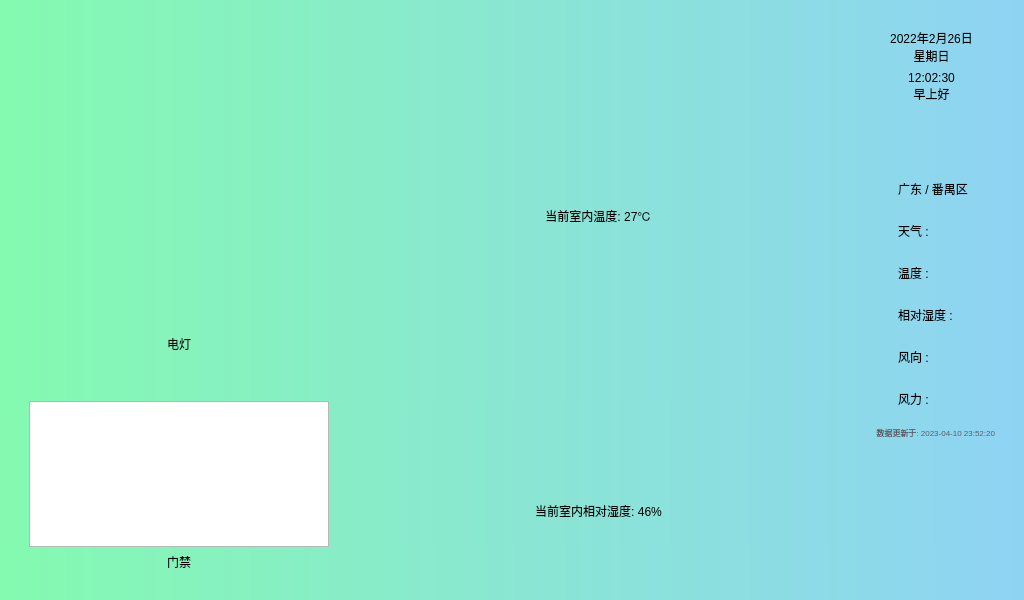
<?xml version="1.0" encoding="UTF-8"?>
<ui version="4.0">
 <class>Widget</class>
 <widget class="QWidget" name="Widget">
  <property name="geometry">
   <rect>
    <x>0</x>
    <y>0</y>
    <width>1024</width>
    <height>600</height>
   </rect>
  </property>
  <property name="windowTitle">
   <string>Widget</string>
  </property>
  <property name="styleSheet">
   <string notr="true">#Widget{
background-color: qlineargradient(spread:pad, x1:0, y1:0, x2:1, y2:0, stop:0 rgba(132, 250, 176, 255), stop:1 rgba(143, 211, 244, 255));
}</string>
  </property>
  <layout class="QHBoxLayout" name="horizontalLayout" stretch="1,3,1">
   <item>
    <widget class="QWidget" name="widget_6" native="true">
     <layout class="QVBoxLayout" name="verticalLayout_7" stretch="1,1">
      <property name="spacing">
       <number>30</number>
      </property>
      <item>
       <widget class="QWidget" name="widget_LED" native="true">
        <layout class="QVBoxLayout" name="verticalLayout_8" stretch="1,0">
         <item>
          <widget class="QPushButton" name="button_light">
           <property name="minimumSize">
            <size>
             <width>300</width>
             <height>300</height>
            </size>
           </property>
           <property name="styleSheet">
            <string notr="true">image: url(:/imgs/imgs/lights_off.svg);
border:none;</string>
           </property>
           <property name="text">
            <string/>
           </property>
          </widget>
         </item>
         <item>
          <widget class="QLabel" name="label_9">
           <property name="text">
            <string>电灯</string>
           </property>
           <property name="alignment">
            <set>Qt::AlignCenter</set>
           </property>
          </widget>
         </item>
        </layout>
       </widget>
      </item>
      <item>
       <widget class="QWidget" name="widget_RFID" native="true">
        <layout class="QVBoxLayout" name="verticalLayout_9" stretch="1,0">
         <item>
          <widget class="QListWidget" name="list_rfid"/>
         </item>
         <item>
          <widget class="QLabel" name="label_11">
           <property name="text">
            <string>门禁</string>
           </property>
           <property name="alignment">
            <set>Qt::AlignCenter</set>
           </property>
          </widget>
         </item>
        </layout>
       </widget>
      </item>
     </layout>
    </widget>
   </item>
   <item>
    <widget class="QWidget" name="widget_TEMHUM" native="true">
     <layout class="QVBoxLayout" name="verticalLayout_4" stretch="0,0">
      <property name="spacing">
       <number>30</number>
      </property>
      <item>
       <widget class="QWidget" name="widget_tmp" native="true">
        <layout class="QVBoxLayout" name="verticalLayout_5">
         <item>
          <widget class="QChartView" name="widget_chartsTmp" native="true">
           <property name="styleSheet">
            <string notr="true">background-color: rgba(0, 0, 0, 0);</string>
           </property>
          </widget>
         </item>
         <item>
          <widget class="QLabel" name="label_currentTmp">
           <property name="text">
            <string>当前室内温度: 27℃</string>
           </property>
           <property name="alignment">
            <set>Qt::AlignCenter</set>
           </property>
          </widget>
         </item>
        </layout>
       </widget>
      </item>
      <item>
       <widget class="QWidget" name="widget_hum" native="true">
        <layout class="QVBoxLayout" name="verticalLayout_6">
         <item>
          <widget class="QChartView" name="widget_chartsHmp" native="true">
           <property name="styleSheet">
            <string notr="true">background-color: rgba(0, 0, 0, 0);</string>
           </property>
          </widget>
         </item>
         <item>
          <widget class="QLabel" name="label_currentHum">
           <property name="text">
            <string>当前室内相对湿度: 46%</string>
           </property>
           <property name="alignment">
            <set>Qt::AlignCenter</set>
           </property>
          </widget>
         </item>
        </layout>
       </widget>
      </item>
     </layout>
    </widget>
   </item>
   <item>
    <widget class="QWidget" name="widget" native="true">
     <property name="styleSheet">
      <string notr="true">color: rgb(0, 0, 0);</string>
     </property>
     <layout class="QVBoxLayout" name="verticalLayout" stretch="1,3,1">
      <property name="spacing">
       <number>30</number>
      </property>
      <item>
       <widget class="QWidget" name="widget_time" native="true">
        <property name="styleSheet">
         <string notr="true"/>
        </property>
        <layout class="QVBoxLayout" name="verticalLayout_3" stretch="1,1,0">
         <item>
          <widget class="QLabel" name="label_date">
           <property name="text">
            <string>2022年2月26日
星期日</string>
           </property>
           <property name="alignment">
            <set>Qt::AlignBottom|Qt::AlignHCenter</set>
           </property>
          </widget>
         </item>
         <item>
          <widget class="QLabel" name="label_greetings">
           <property name="styleSheet">
            <string notr="true"/>
           </property>
           <property name="text">
            <string>12:02:30
早上好</string>
           </property>
           <property name="alignment">
            <set>Qt::AlignHCenter|Qt::AlignTop</set>
           </property>
          </widget>
         </item>
         <item>
          <widget class="QLabel" name="label_iconMqtt">
           <property name="enabled">
            <bool>true</bool>
           </property>
           <property name="sizePolicy">
            <sizepolicy hsizetype="Minimum" vsizetype="Minimum">
             <horstretch>0</horstretch>
             <verstretch>0</verstretch>
            </sizepolicy>
           </property>
           <property name="styleSheet">
            <string notr="true">image: url(:/imgs/imgs/logo.png);</string>
           </property>
           <property name="text">
            <string/>
           </property>
           <property name="alignment">
            <set>Qt::AlignRight|Qt::AlignTrailing|Qt::AlignVCenter</set>
           </property>
          </widget>
         </item>
        </layout>
       </widget>
      </item>
      <item>
       <widget class="QWidget" name="widget_weather" native="true">
        <property name="styleSheet">
         <string notr="true"/>
        </property>
        <layout class="QVBoxLayout" name="verticalLayout_2" stretch="0,0,0,0,0,0,0,0">
         <property name="leftMargin">
          <number>9</number>
         </property>
         <item>
          <widget class="QWidget" name="widget_2" native="true">
           <layout class="QHBoxLayout" name="horizontalLayout_2" stretch="0,1">
            <item>
             <widget class="QLabel" name="icon_local">
              <property name="minimumSize">
               <size>
                <width>15</width>
                <height>15</height>
               </size>
              </property>
              <property name="maximumSize">
               <size>
                <width>15</width>
                <height>30</height>
               </size>
              </property>
              <property name="styleSheet">
               <string notr="true">image: url(:/imgs/imgs/local.svg);</string>
              </property>
              <property name="text">
               <string/>
              </property>
             </widget>
            </item>
            <item>
             <widget class="QLabel" name="label_city">
              <property name="text">
               <string>广东 / 番禺区</string>
              </property>
              <property name="alignment">
               <set>Qt::AlignLeading|Qt::AlignLeft|Qt::AlignVCenter</set>
              </property>
             </widget>
            </item>
           </layout>
          </widget>
         </item>
         <item>
          <widget class="QWidget" name="widget_3" native="true">
           <layout class="QHBoxLayout" name="horizontalLayout_3" stretch="0,1">
            <item>
             <widget class="QLabel" name="icon_weather">
              <property name="minimumSize">
               <size>
                <width>15</width>
                <height>15</height>
               </size>
              </property>
              <property name="maximumSize">
               <size>
                <width>15</width>
                <height>30</height>
               </size>
              </property>
              <property name="styleSheet">
               <string notr="true">image: url(:/weatherIcon/imgs/weatherIcon/unknown.svg);</string>
              </property>
              <property name="text">
               <string/>
              </property>
             </widget>
            </item>
            <item>
             <widget class="QLabel" name="label_weather">
              <property name="text">
               <string>天气 : </string>
              </property>
              <property name="alignment">
               <set>Qt::AlignLeading|Qt::AlignLeft|Qt::AlignVCenter</set>
              </property>
             </widget>
            </item>
           </layout>
          </widget>
         </item>
         <item>
          <widget class="QWidget" name="widget_4" native="true">
           <layout class="QHBoxLayout" name="horizontalLayout_4" stretch="0,1">
            <item>
             <widget class="QLabel" name="icon_tem">
              <property name="minimumSize">
               <size>
                <width>15</width>
                <height>15</height>
               </size>
              </property>
              <property name="maximumSize">
               <size>
                <width>15</width>
                <height>30</height>
               </size>
              </property>
              <property name="styleSheet">
               <string notr="true">image: url(:/imgs/imgs/tmp_blue.svg);</string>
              </property>
              <property name="text">
               <string/>
              </property>
             </widget>
            </item>
            <item>
             <widget class="QLabel" name="label_temperature">
              <property name="text">
               <string>温度 : </string>
              </property>
              <property name="alignment">
               <set>Qt::AlignLeading|Qt::AlignLeft|Qt::AlignVCenter</set>
              </property>
             </widget>
            </item>
           </layout>
          </widget>
         </item>
         <item>
          <widget class="QWidget" name="widget_5" native="true">
           <layout class="QHBoxLayout" name="horizontalLayout_5" stretch="0,1">
            <item>
             <widget class="QLabel" name="icon_hum">
              <property name="minimumSize">
               <size>
                <width>15</width>
                <height>15</height>
               </size>
              </property>
              <property name="maximumSize">
               <size>
                <width>15</width>
                <height>30</height>
               </size>
              </property>
              <property name="styleSheet">
               <string notr="true">image: url(:/imgs/imgs/hum_blue.svg);</string>
              </property>
              <property name="text">
               <string/>
              </property>
             </widget>
            </item>
            <item>
             <widget class="QLabel" name="label_humidity">
              <property name="text">
               <string>相对湿度 : </string>
              </property>
              <property name="alignment">
               <set>Qt::AlignLeading|Qt::AlignLeft|Qt::AlignVCenter</set>
              </property>
             </widget>
            </item>
           </layout>
          </widget>
         </item>
         <item>
          <widget class="QWidget" name="widget_8" native="true">
           <property name="minimumSize">
            <size>
             <width>15</width>
             <height>0</height>
            </size>
           </property>
           <layout class="QHBoxLayout" name="horizontalLayout_6" stretch="0,1">
            <item>
             <widget class="QLabel" name="icon_windDirect">
              <property name="minimumSize">
               <size>
                <width>15</width>
                <height>15</height>
               </size>
              </property>
              <property name="maximumSize">
               <size>
                <width>15</width>
                <height>30</height>
               </size>
              </property>
              <property name="styleSheet">
               <string notr="true">image: url(:/imgs/imgs/windDIrect_blue.svg);</string>
              </property>
              <property name="text">
               <string/>
              </property>
             </widget>
            </item>
            <item>
             <widget class="QLabel" name="label_winddirection">
              <property name="text">
               <string>风向 : </string>
              </property>
              <property name="alignment">
               <set>Qt::AlignLeading|Qt::AlignLeft|Qt::AlignVCenter</set>
              </property>
             </widget>
            </item>
           </layout>
          </widget>
         </item>
         <item>
          <widget class="QWidget" name="widget_9" native="true">
           <layout class="QHBoxLayout" name="horizontalLayout_7" stretch="0,1">
            <item>
             <widget class="QLabel" name="icon_windPower">
              <property name="minimumSize">
               <size>
                <width>15</width>
                <height>15</height>
               </size>
              </property>
              <property name="maximumSize">
               <size>
                <width>15</width>
                <height>30</height>
               </size>
              </property>
              <property name="styleSheet">
               <string notr="true">image: url(:/imgs/imgs/windPower_blue.svg);</string>
              </property>
              <property name="text">
               <string/>
              </property>
             </widget>
            </item>
            <item>
             <widget class="QLabel" name="label_windpower">
              <property name="text">
               <string>风力 : </string>
              </property>
              <property name="alignment">
               <set>Qt::AlignLeading|Qt::AlignLeft|Qt::AlignVCenter</set>
              </property>
             </widget>
            </item>
           </layout>
          </widget>
         </item>
         <item>
          <widget class="QLabel" name="label_weatherUpdateTime">
           <property name="text">
            <string>&lt;html&gt;&lt;head/&gt;&lt;body&gt;&lt;p&gt;&lt;span style=&quot; color:#5e5c64; vertical-align:sub;&quot;&gt;数据更新于: 2023-04-10 23:52:20&lt;/span&gt;&lt;/p&gt;&lt;/body&gt;&lt;/html&gt;</string>
           </property>
           <property name="alignment">
            <set>Qt::AlignRight|Qt::AlignTrailing|Qt::AlignVCenter</set>
           </property>
          </widget>
         </item>
         <item>
          <widget class="QPushButton" name="pushButton">
           <property name="toolTip">
            <string/>
           </property>
           <property name="styleSheet">
            <string notr="true">image: url(:/imgs/imgs/sync.svg);
border:none;</string>
           </property>
           <property name="text">
            <string/>
           </property>
           <property name="checkable">
            <bool>false</bool>
           </property>
           <property name="autoDefault">
            <bool>false</bool>
           </property>
           <property name="default">
            <bool>false</bool>
           </property>
           <property name="flat">
            <bool>false</bool>
           </property>
          </widget>
         </item>
        </layout>
       </widget>
      </item>
      <item>
       <widget class="QWidget" name="widget_settings" native="true">
        <layout class="QHBoxLayout" name="horizontalLayout_8">
         <item>
          <widget class="QPushButton" name="button_settings">
           <property name="sizePolicy">
            <sizepolicy hsizetype="Preferred" vsizetype="Preferred">
             <horstretch>0</horstretch>
             <verstretch>0</verstretch>
            </sizepolicy>
           </property>
           <property name="styleSheet">
            <string notr="true">border:none;
image: url(:/imgs/imgs/settings.svg);</string>
           </property>
           <property name="text">
            <string/>
           </property>
          </widget>
         </item>
        </layout>
       </widget>
      </item>
     </layout>
    </widget>
   </item>
  </layout>
 </widget>
 <customwidgets>
  <customwidget>
   <class>QChartView</class>
   <extends>QWidget</extends>
   <header>qchartview.h</header>
   <container>1</container>
  </customwidget>
 </customwidgets>
 <resources/>
 <connections/>
</ui>
